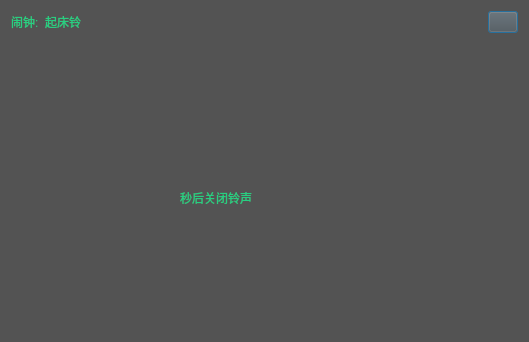
<?xml version="1.0" encoding="UTF-8"?>
<ui version="4.0">
 <class>Notice_Dialog</class>
 <widget class="QDialog" name="Notice_Dialog">
  <property name="geometry">
   <rect>
    <x>0</x>
    <y>0</y>
    <width>529</width>
    <height>342</height>
   </rect>
  </property>
  <property name="windowTitle">
   <string>Dialog</string>
  </property>
  <property name="styleSheet">
   <string notr="true">background-color: rgb(83, 83, 83);</string>
  </property>
  <layout class="QGridLayout" name="gridLayout_4">
   <item row="2" column="0">
    <layout class="QHBoxLayout" name="horizontalLayout_2">
     <item>
      <spacer name="horizontalSpacer_2">
       <property name="orientation">
        <enum>Qt::Horizontal</enum>
       </property>
       <property name="sizeHint" stdset="0">
        <size>
         <width>40</width>
         <height>20</height>
        </size>
       </property>
      </spacer>
     </item>
     <item>
      <layout class="QVBoxLayout" name="verticalLayout">
       <item>
        <layout class="QHBoxLayout" name="horizontalLayout_5">
         <item>
          <spacer name="horizontalSpacer_4">
           <property name="orientation">
            <enum>Qt::Horizontal</enum>
           </property>
           <property name="sizeHint" stdset="0">
            <size>
             <width>40</width>
             <height>20</height>
            </size>
           </property>
          </spacer>
         </item>
         <item>
          <widget class="QLabel" name="label_2">
           <property name="styleSheet">
            <string notr="true">font: 25 28pt &quot;Noto Sans CJK SC&quot;;
color: rgb(39, 207, 129);
</string>
           </property>
           <property name="text">
            <string/>
           </property>
          </widget>
         </item>
         <item>
          <spacer name="horizontalSpacer_5">
           <property name="orientation">
            <enum>Qt::Horizontal</enum>
           </property>
           <property name="sizeHint" stdset="0">
            <size>
             <width>40</width>
             <height>20</height>
            </size>
           </property>
          </spacer>
         </item>
        </layout>
       </item>
       <item>
        <widget class="QLabel" name="label">
         <property name="styleSheet">
          <string notr="true">font: 87 28pt &quot;Noto Sans CJK SC&quot;;
color: rgb(39, 207, 129);

</string>
         </property>
         <property name="text">
          <string>秒后关闭铃声</string>
         </property>
        </widget>
       </item>
      </layout>
     </item>
     <item>
      <spacer name="horizontalSpacer_3">
       <property name="orientation">
        <enum>Qt::Horizontal</enum>
       </property>
       <property name="sizeHint" stdset="0">
        <size>
         <width>40</width>
         <height>20</height>
        </size>
       </property>
      </spacer>
     </item>
    </layout>
   </item>
   <item row="3" column="0">
    <spacer name="verticalSpacer">
     <property name="orientation">
      <enum>Qt::Vertical</enum>
     </property>
     <property name="sizeHint" stdset="0">
      <size>
       <width>20</width>
       <height>40</height>
      </size>
     </property>
    </spacer>
   </item>
   <item row="0" column="0">
    <layout class="QHBoxLayout" name="horizontalLayout">
     <item>
      <widget class="QLabel" name="label_3">
       <property name="styleSheet">
        <string notr="true">color: rgb(39, 207, 129);</string>
       </property>
       <property name="text">
        <string>闹钟:</string>
       </property>
      </widget>
     </item>
     <item>
      <widget class="QLabel" name="label_4">
       <property name="styleSheet">
        <string notr="true">color: rgb(39, 207, 129);</string>
       </property>
       <property name="text">
        <string>起床铃</string>
       </property>
      </widget>
     </item>
     <item>
      <spacer name="horizontalSpacer">
       <property name="orientation">
        <enum>Qt::Horizontal</enum>
       </property>
       <property name="sizeHint" stdset="0">
        <size>
         <width>40</width>
         <height>20</height>
        </size>
       </property>
      </spacer>
     </item>
     <item>
      <widget class="QPushButton" name="pushButton">
       <property name="maximumSize">
        <size>
         <width>30</width>
         <height>30</height>
        </size>
       </property>
       <property name="styleSheet">
        <string notr="true">background-color: rgb(83, 83, 83);</string>
       </property>
       <property name="text">
        <string/>
       </property>
      </widget>
     </item>
    </layout>
   </item>
   <item row="1" column="0">
    <spacer name="verticalSpacer_2">
     <property name="orientation">
      <enum>Qt::Vertical</enum>
     </property>
     <property name="sizeHint" stdset="0">
      <size>
       <width>20</width>
       <height>40</height>
      </size>
     </property>
    </spacer>
   </item>
  </layout>
 </widget>
 <resources/>
 <connections/>
</ui>
